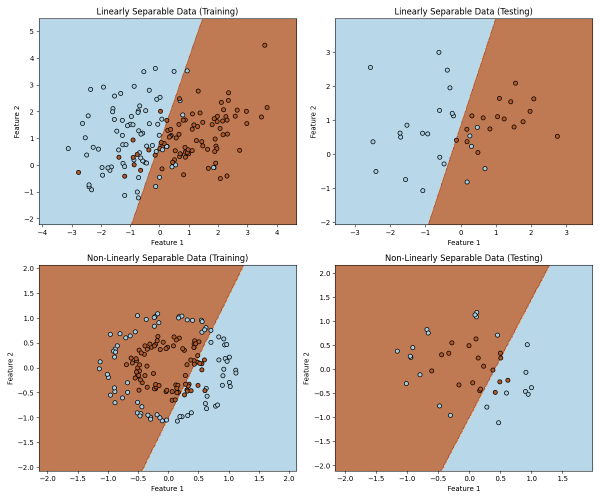
#> input picture week-2/decision_boundaries.png, 1200 x 1000 px, given in place of input.png, which was not available (shown at 1/2 size)
$ jupyter execute workshop_pca.ipynb   (text cells are left out)
#> lines starting #> are read from the running program, lines starting #| are printed output that depends on the picture; after the words box and inside, x2 and y2 are one past the last pixel; in counts of white or black regions, pixels touching at a corner belong together; pictures that were not available may be replaced by others from this repository, and a replacement may not be noted
[cell 1]
from IPython.display  import display
import numpy as np
from PIL import Image
import matplotlib.pyplot as plt

[cell 2]
# read and display image
image = Image.open("./assets/input.png")
#> image is the input picture: PIL image 1200x1000 RGBA; mean R, G, B, A 202.2, 184.6, 174.8, 255
display(image)

[cell 3]
left = 0
upper = 0
right = left + 100
lower = left + 100

top_left = image.crop((left, upper, right, lower))
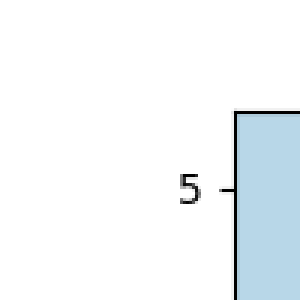
#> top_left: PIL image 100x100 RGBA (shown 3 times larger); mean R, G, B, A 242.6, 246.6, 248.8, 255
top_left

[cell 4]
image_array = np.array(image)
image_array.shape
red = image_array[:, :, 0]
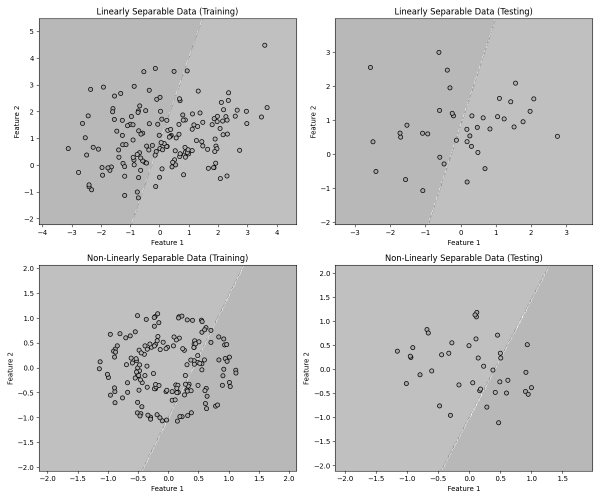
#> red: shape (1000, 1200) (shown at 1/2 size); min 0, max 255, mean 202.2
print(red)
#> (printed output is left out)
green = image_array[:, :, 1]
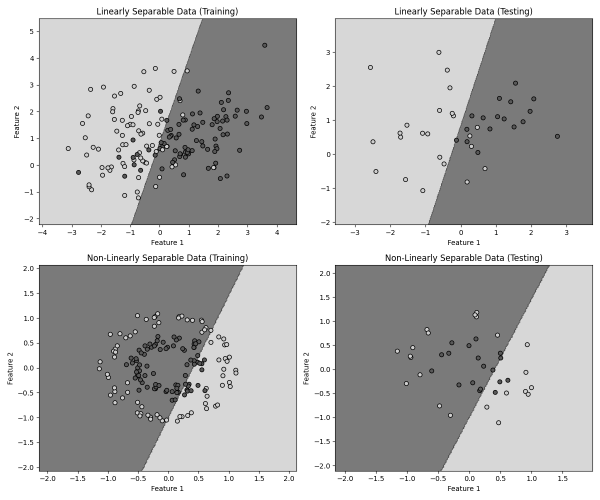
#> green: shape (1000, 1200) (shown at 1/2 size); min 0, max 255, mean 184.6
print(green)
#> (printed output is left out)
blue = image_array[:, :, 2]
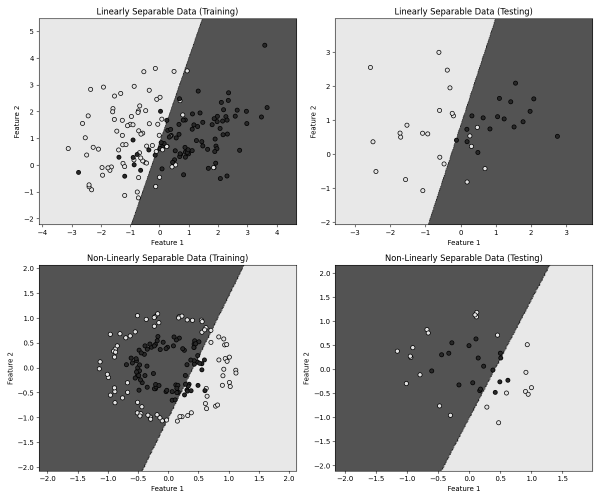
#> blue: shape (1000, 1200) (shown at 1/2 size); min 0, max 255, mean 174.8
print(blue)
#> (printed output is left out)

[cell 5]
modified = image_array.copy()
modified[:100, :100,: ] = 210
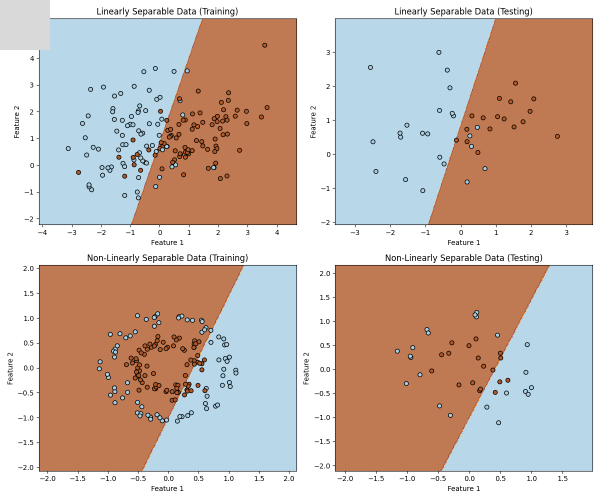
#> modified: shape (1000, 1200, 4) (shown at 1/2 size); 0.83% of pixels changed, all inside (x1, y1, x2, y2) = (0, 0, 100, 100); transparent parts drawn white
modified_top = Image.fromarray(modified)

[cell 6]
plt.figure(figsize=(12, 6))
#> (this line was passed over: IPython is not available in this run)

plt.subplot(2, 3, 1)
#> (this line was passed over: IPython is not available in this run)
plt.imshow(image)
#> (this line was passed over: IPython is not available in this run)
plt.title("Original")
#> (this line was passed over: IPython is not available in this run)
plt.axis("off")
#> (this line was passed over: IPython is not available in this run)

plt.subplot(2, 3, 2)
#> (this line was passed over: IPython is not available in this run)
plt.imshow(top_left)
#> (this line was passed over: IPython is not available in this run)
